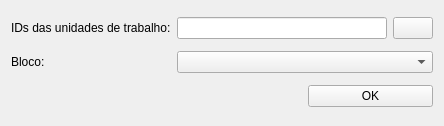
<?xml version="1.0" encoding="UTF-8"?>
<ui version="4.0">
 <class>Form</class>
 <widget class="QWidget" name="Form">
  <property name="geometry">
   <rect>
    <x>0</x>
    <y>0</y>
    <width>444</width>
    <height>126</height>
   </rect>
  </property>
  <property name="windowTitle">
   <string>Form</string>
  </property>
  <layout class="QGridLayout" name="gridLayout">
   <item row="0" column="0">
    <widget class="QLabel" name="label">
     <property name="text">
      <string>IDs das unidades de trabalho:</string>
     </property>
    </widget>
   </item>
   <item row="0" column="1" colspan="2">
    <layout class="QHBoxLayout" name="horizontalLayout">
     <item>
      <widget class="QLineEdit" name="workspacesIdsLe"/>
     </item>
     <item>
      <widget class="QPushButton" name="extractFieldBtn">
       <property name="text">
        <string/>
       </property>
      </widget>
     </item>
    </layout>
   </item>
   <item row="1" column="0">
    <widget class="QLabel" name="label_2">
     <property name="text">
      <string>Bloco:</string>
     </property>
    </widget>
   </item>
   <item row="1" column="1" colspan="2">
    <layout class="QHBoxLayout" name="horizontalLayout_2">
     <item>
      <widget class="QComboBox" name="blocksCb"/>
     </item>
    </layout>
   </item>
   <item row="2" column="0" colspan="2">
    <spacer name="horizontalSpacer">
     <property name="orientation">
      <enum>Qt::Horizontal</enum>
     </property>
     <property name="sizeHint" stdset="0">
      <size>
       <width>219</width>
       <height>20</height>
      </size>
     </property>
    </spacer>
   </item>
   <item row="2" column="2">
    <widget class="QPushButton" name="okBtn">
     <property name="text">
      <string>OK</string>
     </property>
    </widget>
   </item>
  </layout>
  <zorder>okBtn</zorder>
  <zorder>label</zorder>
  <zorder>label_2</zorder>
 </widget>
 <resources/>
 <connections/>
</ui>
